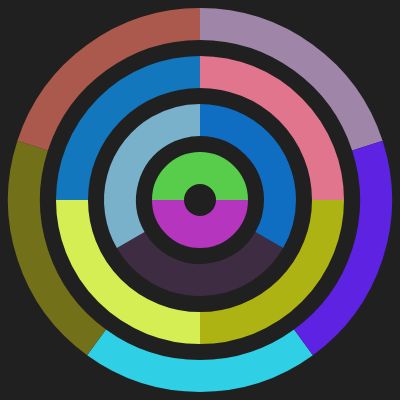
Frame 1 (no input)
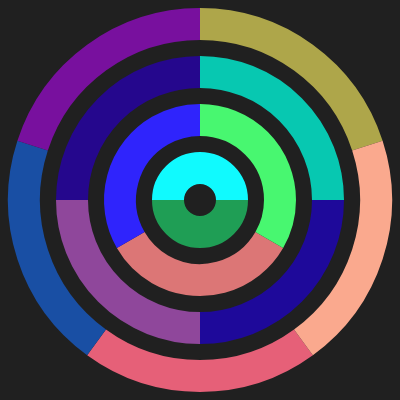
Frame 2 (the mouse pressed at the canvas centre, redrawn once)

The p5.js sketch that drew these frames (run headless with seeded random() and noise() and a simulated clock; the mouse was pressed at the canvas centre and the sketch redrawn once):

// p5.js sketch
// ── sketch.js
function setup() {
  createCanvas(400, 400);

  strokeWeight(32);
  strokeCap(SQUARE);
  noFill();

  noLoop();
}

function draw() {
  background(32);

  stroke(random(255), random(255), random(255));
  arc(200, 200, 64, 64, 0, PI);
  stroke(random(255), random(255), random(255));
  arc(200, 200, 64, 64, PI, 0);

  stroke(random(255), random(255), random(255));
  arc(200, 200, 160, 160, PI / 6, (PI * 5) / 6);
  stroke(random(255), random(255), random(255));
  arc(200, 200, 160, 160, (PI * 5) / 6, (PI * 3) / 2);
  stroke(random(255), random(255), random(255));
  arc(200, 200, 160, 160, (PI * 3) / 2, PI / 6);

  stroke(random(255), random(255), random(255));
  arc(200, 200, 256, 256, 0, PI / 2);
  stroke(random(255), random(255), random(255));
  arc(200, 200, 256, 256, PI / 2, PI);
  stroke(random(255), random(255), random(255));
  arc(200, 200, 256, 256, PI, (PI * 3) / 2);
  stroke(random(255), random(255), random(255));
  arc(200, 200, 256, 256, (PI * 3) / 2, 0);

  stroke(random(255), random(255), random(255));
  arc(200, 200, 352, 352, (PI * 3) / 10, (PI * 7) / 10);
  stroke(random(255), random(255), random(255));
  arc(200, 200, 352, 352, (PI * 7) / 10, (PI * 11) / 10);
  stroke(random(255), random(255), random(255));
  arc(200, 200, 352, 352, (PI * 11) / 10, (PI * 3) / 2);
  stroke(random(255), random(255), random(255));
  arc(200, 200, 352, 352, (PI * 3) / 2, (PI * 19) / 10);
  stroke(random(255), random(255), random(255));
  arc(200, 200, 352, 352, (PI * 19) / 10, (PI * 3) / 10);
}
